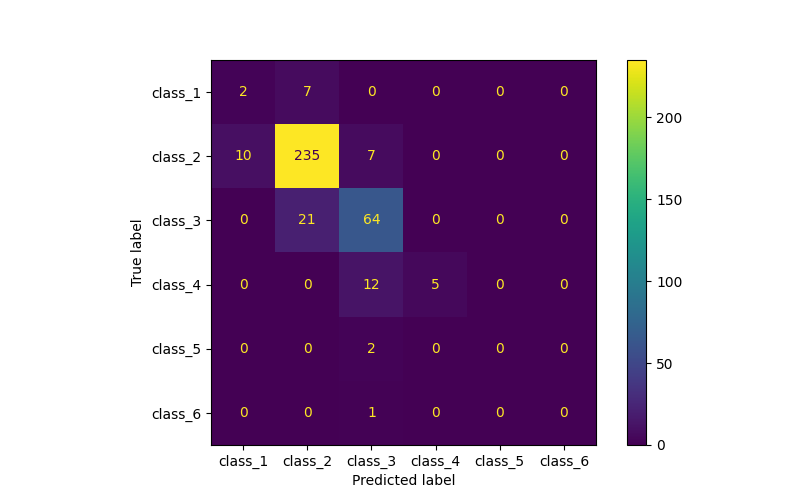

Generate this figure with Python:
import matplotlib.pyplot as plt
import seaborn as sns
from sklearn.metrics import classification_report,roc_auc_score,accuracy_score,balanced_accuracy_score,f1_score,confusion_matrix,ConfusionMatrixDisplay
import tensorflow as tf
import numpy as np
from sklearn.preprocessing import StandardScaler,LabelEncoder
from sklearn import metrics
from sklearn.metrics import make_scorer,accuracy_score
from keras.wrappers.scikit_learn import KerasClassifier
from keras.models import Sequential
from keras.layers import Dense,SimpleRNN,LSTM,Embedding
from keras.preprocessing import sequence
import pandas as pd
from sklearn.model_selection import train_test_split,GridSearchCV
data = pd.read_excel(
    r"/home/arshia/arshia/Msc/Air Tehran/Orginal Air Quality Tehran.xlsx")
data.drop('Time',axis=1,inplace=True)
def probThreshold(inpProb):
    if inpProb  <  51:
        return(0)
    if 50<inpProb < 101:
        return(1)
    if 100<inpProb<151:
        return(2)
    if 150<inpProb<201:
        return(3)
    if 200<inpProb<301:
        return(4)
    else:
        return(5)
          
data['Outcomes']=data['AQI'].apply(probThreshold)
# Features=['temp','humidity','precip','windspeed', 'sealevelpressure',
#        'visibility', 'solarradiation', 'uvindex', 'CO', 'O3', 'NO2', 'SO2',
#        'PM10', 'PM2.5']
# Target=['Outcomes']
X=data.iloc[:,:-2].values
y=data.iloc[:,-1].values
scaler=StandardScaler()
X=scaler.fit_transform(X)
label_encoder=LabelEncoder()
y=label_encoder.fit_transform(y)
X=X.reshape((X.shape[0],1,X.shape[1]))
X_train, X_test, y_train, y_test = train_test_split(X, y,test_size=.2,random_state =123)
model = Sequential()
model.add(LSTM(50,input_shape=(X_train.shape[1],X_train.shape[2]),activation='relu'))
model.add(Dense(10, activation='softmax'))
model.compile(loss='sparse_categorical_crossentropy', optimizer='adam', metrics=['accuracy'])
model.fit(X_train, y_train, epochs=10, batch_size=32,validation_split=0.2)
Predictions=model.predict(X_test).argmax(axis=1)
Accuracy=model.evaluate(X_test,y_test)[1]
print(f'Test Accuracy:{Accuracy*100:.2f}%')
# print(metrics.classification_report(y_test, Predictions))
# print(metrics.confusion_matrix(y_test, Predictions))
# print(metrics.precision_score(y_test, Predictions))
print(accuracy_score(y_test,Predictions))
print(balanced_accuracy_score(y_test,Predictions))
print(f1_score(y_test,Predictions,average='macro'))
print(classification_report(y_test, Predictions))  
fig, ax = plt.subplots(figsize=(8, 5))   
cmp = ConfusionMatrixDisplay(confusion_matrix(y_test, Predictions),display_labels=["class_1", "class_2", "class_3","class_4","class_5","class_6"],)
cmp.plot(ax=ax)            
plt.show()
conf_matrix = confusion_matrix(y_test, Predictions) 
sns.heatmap(conf_matrix, annot = True, cmap= 'Blues') 
plt.ylabel('True') 
plt.xlabel('False') 
plt.title('Confusion Matrix') 
plt.show()
plt.figure(figsize=(16,8))
plt.plot(y_test, color='blue', label='Test')
plt.plot(Predictions, color='orange', label='Pred')
plt.legend()
plt.show()







# def make_classification_rnn(Optimizer_Trial,Neurons_Trial,activation):
    
#             model = Sequential()
#             model.add(LSTM(Neurons_Trial,input_shape=(X_train.shape[1],X_train.shape[2]),activation=activation))
#             model.add(Dense(len(np.unique(y)), activation='softmax'))
#             model.compile(loss='sparse_categorical_crossentropy', optimizer=Optimizer_Trial, metrics=['accuracy'])
            
#             return model


# Parameter_Trials={'batch_size':[5,10,20,30],
#                       'epochs':[5, 10, 50 ,100],
#                     'Optimizer_Trial':['adam', 'rmsprop'],
#                   'Neurons_Trial': [5,10,20,50],
#                   'activation':['relu','tanh']
#                  }

# # # Creating the classifier RNN
# classifierModel=KerasClassifier(make_classification_rnn, verbose=0)
# grid_search=GridSearchCV(estimator=classifierModel, param_grid=Parameter_Trials, scoring=make_scorer(accuracy_score), cv=5)

# # ########################################

# # # Measuring how much time it took to find the best params
# import time
# StartTime=time.time()

# # # Running Grid Search for different paramenters
# grid_search.fit(X_train,y_train)

# EndTime=time.time()
# print("############### Total Time Taken: ", round((EndTime-StartTime)/60), 'Minutes #############')

# # printing the best parameters
# print('\n#### Best hyperparamters ####')
# print(grid_search.best_params_)
# print("best Accuracy:{:,.2f}%".format(grid_search.best_score_*100))
